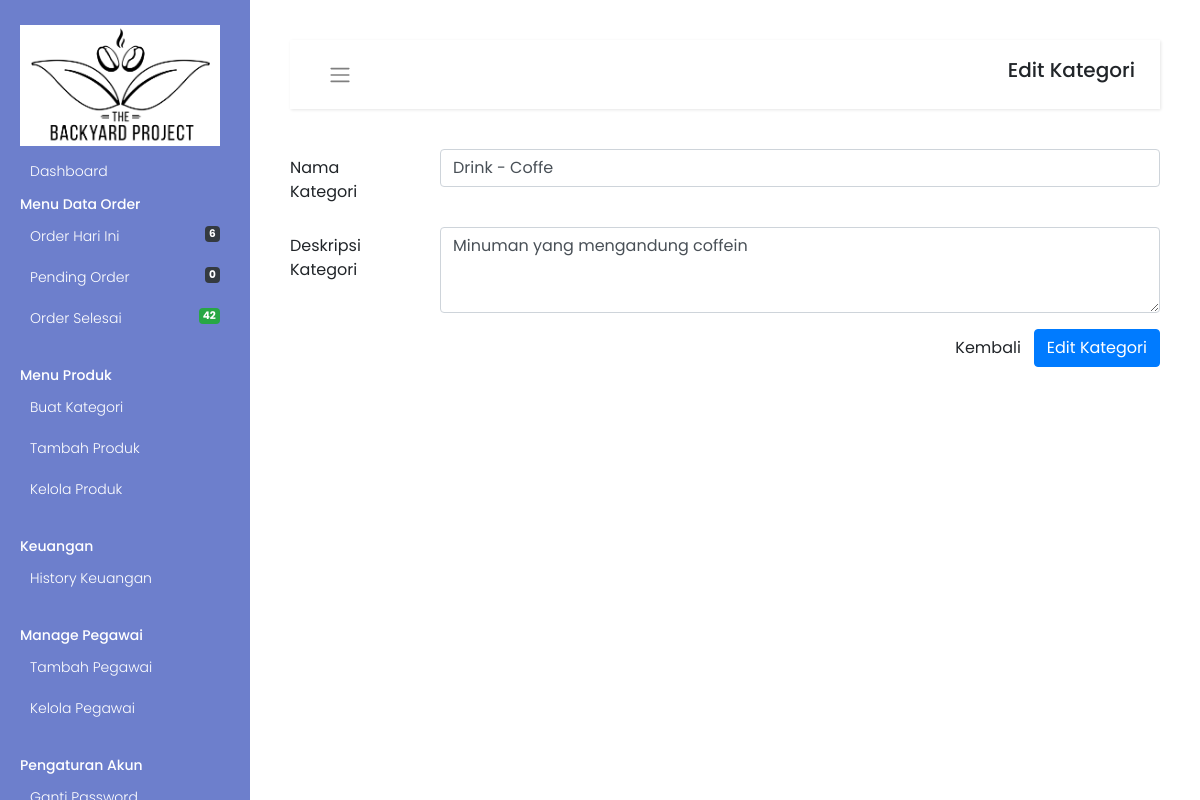
Page /admin/edit-kategori.php?id=1 (signed in) on the committed database.
### tables this page shows
CREATE TABLE `category` (
  `id` int(11) NOT NULL,
  `categoryName` varchar(255) NOT NULL,
  `categoryDescription` varchar(255) NOT NULL
);

### admin/edit-kategori.php (the view, shortened to what this page needs)
<?php
include('include/config.php');
?>
<!DOCTYPE html>
<html lang="en">
<head>
    <link rel="stylesheet" href="https://cdn.jsdelivr.net/npm/bootstrap@4.6.0/dist/css/bootstrap.min.css" />
    <link rel="stylesheet" href="../assets/css/custom-sidebar.css" />
    <link rel="stylesheet" href="https://cdn.jsdelivr.net/npm/bootstrap-icons@1.3.0/font/bootstrap-icons.css">
</head>
<body>
    <?php include 'sidebar.php' ?>
    <div id="content">
        <nav class="navbar navbar-expand-lg navbar-light bg-white">
            <div class="container-fluid">
                <button type="button" id="sidebarCollapse" class="btn btn-link">
                    <i class="navbar-toggler-icon"></i>
                </button>
                <h5>Edit Kategori</h5>
            </div>
        </nav>
        <form method="POST">
            <?php
            $id = intval($_GET['id']);
            $query = mysqli_query($con, "select * from category where id='$id'");
            while ($row = mysqli_fetch_array($query)) { ?>
                <div class="form-group row">
                    <label for="category" class="col-sm-2 col-form-label">Nama Kategori</label>
                    <div class="col-sm-10">
                        <input type="text" class="form-control" id="category" name="category" value="<?php echo  htmlentities($row['categoryName']); ?>" required>
                    </div>
                </div>
                <div class="form-group row">
                    <label for="description" class="col-sm-2 col-form-label">Deskripsi Kategori</label>
                    <div class="col-sm-10">
                        <textarea class="form-control" id="description" rows="3" name="description" required><?php echo  htmlentities($row['categoryDescription']); ?></textarea>
                    </div>
                </div>
            <?php } ?>
            <input type="submit" name="submit" value="Edit Kategori" class="btn btn-primary float-right">
            <a href="kategori.php" class="btn btn-link float-right">Kembali</a>
        </form>
    </div>

### assets/css/custom-sidebar.css (style rules this page uses)
* { font-family: "Poppins", sans-serif; }
.wrapper a, .wrapper a:hover, .wrapper a:focus { color: inherit; text-decoration: none; -webkit-transition: all 0.3s; transition: all 0.3s; }
.wrapper .navbar { padding: 15px 10px; background: #fff; border: none; border-radius: 0; margin-bottom: 40px; -webkit-box-shadow: 1px 1px 3px rgba(0, 0, 0, 0.1); box-shadow: 1px 1px 3px rgba(0, 0, 0, 0.1); }
.wrapper #content { width: calc(100% - 250px); padding: 40px; min-height: 100vh; -webkit-transition: all 0.3s; transition: all 0.3s; position: absolute; top: 0; right: 0; }

### rows in the picture
category: category "Drink - Coffe", description "Minuman yang mengandung coffein"

### other values in the picture
$num_rows1 "6"
$num "0"
$num1 "42"
